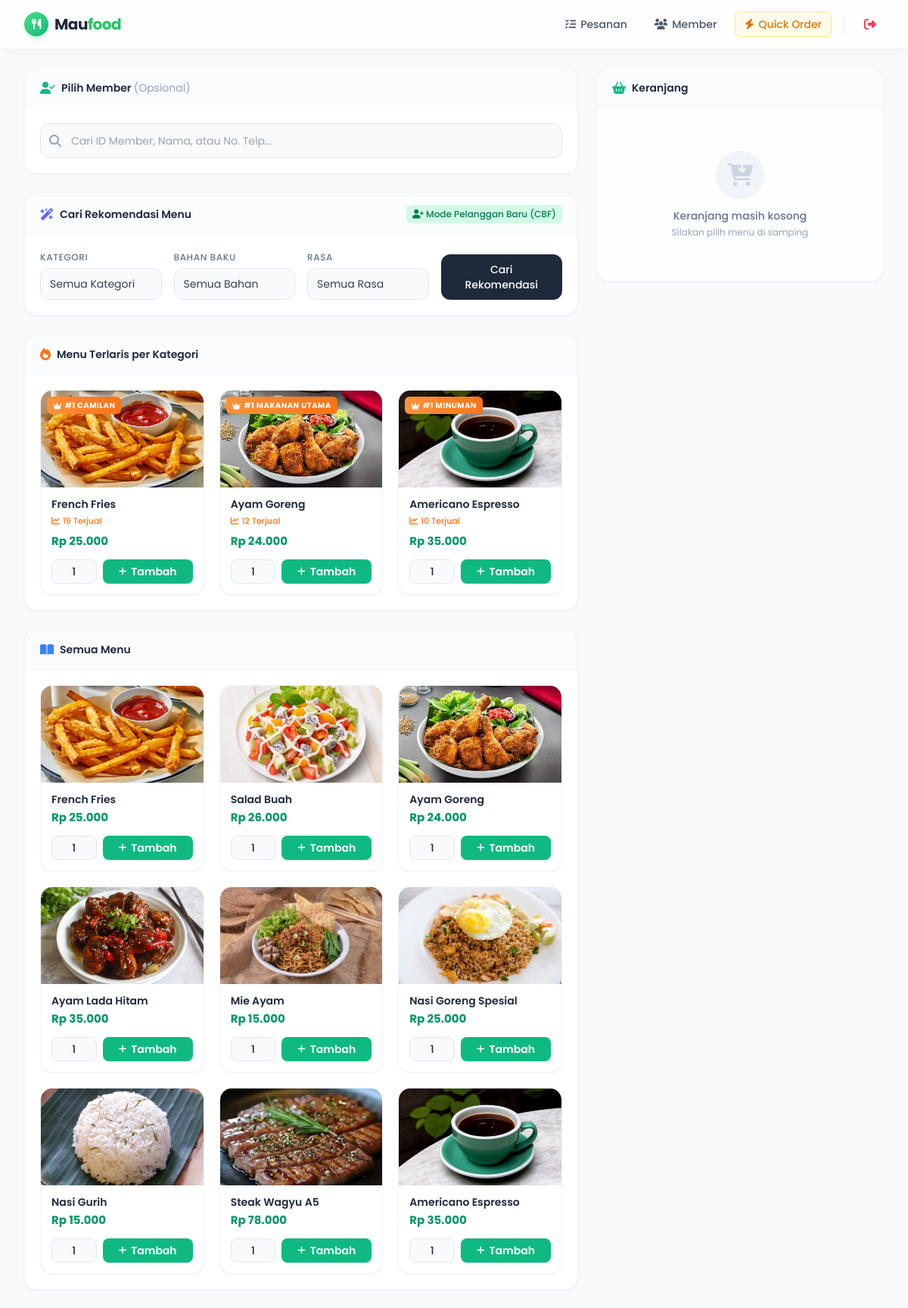
The page /pelayan/pesan.php (signed in) on the database its author committed.
### tables this page shows
CREATE TABLE `menu` (
  `id` int NOT NULL,
  `nama_menu` varchar(100) DEFAULT NULL,
  `harga` int DEFAULT NULL,
  `deskripsi` text,
  `kategori` varchar(50) DEFAULT NULL,
  `bahan_baku` varchar(50) DEFAULT NULL,
  `rasa` enum('manis','pedas','gurih') DEFAULT NULL,
  `gambar` varchar(255) DEFAULT NULL
);

### pelayan/pesan.php (the view, shortened to what this page needs)
<?php
include '../config/koneksi.php';
$selected_member = null;
$dataMenu = mysqli_query($conn, "SELECT * FROM menu ORDER BY kategori, nama_menu");
$cartDetail = [];
$bestSellerQuery = mysqli_query($conn, "
    SELECT m.*, COALESCE(SUM(CASE WHEN p.status = 'selesai' THEN dp.jumlah ELSE 0 END), 0) as total_terjual
    FROM menu m
    LEFT JOIN detail_pesanan dp ON dp.menu_id = m.id
    LEFT JOIN pesanan p ON p.id = dp.pesanan_id
    GROUP BY m.id
    ORDER BY m.kategori ASC, total_terjual DESC
");
$bestSellerPerKategori = [];
if ($bestSellerQuery) {
    while ($row = mysqli_fetch_assoc($bestSellerQuery)) {
        $kat = $row['kategori'];
        if ((int) $row['total_terjual'] > 0 && !isset($bestSellerPerKategori[$kat])) {
            $bestSellerPerKategori[$kat] = $row;
        }
    }
}
?>
<!DOCTYPE html>
<html lang="id">
<head>
    <script src="https://cdn.tailwindcss.com"></script>
    <link rel="stylesheet" href="https://cdnjs.cloudflare.com/ajax/libs/font-awesome/6.4.0/css/all.min.css">
</head>
<body class="bg-slate-50 text-slate-800 antialiased min-h-screen flex flex-col">
    <nav class="bg-white/80 backdrop-blur-md shadow-[0_2px_15px_-3px_rgba(0,0,0,0.07)] sticky top-0 z-50 border-b border-slate-100">
        <div class="max-w-[1400px] mx-auto px-4 sm:px-6 lg:px-8">
            <div class="flex justify-between h-16 items-center">
                <div class="flex-shrink-0 flex items-center gap-2">
                    <div class="w-8 h-8 rounded-full bg-gradient-to-br from-green-400 to-emerald-500 text-white flex items-center justify-center shadow-md shadow-green-500/20">
                        <i class="fa-solid fa-utensils text-sm"></i>
                    </div>
                    <h1 class="font-bold text-xl tracking-tight hidden sm:block">Mau<span class="text-green-500">food</span></h1>
                </div>
                <div class="flex items-center gap-2 sm:gap-3">
                    <a href="kelola_pesanan.php" class="inline-flex items-center gap-1.5 px-3 py-1.5 rounded-lg text-sm font-medium text-slate-600 hover:bg-slate-100 hover:text-slate-900 transition-colors">
                        <i class="fa-solid fa-list-check"></i> <span class="hidden md:inline">Pesanan</span>
                    </a>
                    <a href="daftar_member.php" class="inline-flex items-center gap-1.5 px-3 py-1.5 rounded-lg text-sm font-medium text-slate-600 hover:bg-slate-100 hover:text-slate-900 transition-colors">
                        <i class="fa-solid fa-users"></i> <span class="hidden md:inline">Member</span>
                    </a>
                    <a href="pesan_quick.php" class="inline-flex items-center gap-1.5 px-3 py-1.5 rounded-lg text-sm font-medium text-amber-600 bg-amber-50 border border-amber-200 hover:bg-amber-100 transition-colors">
                        <i class="fa-solid fa-bolt"></i> <span class="hidden md:inline">Quick Order</span>
                    </a>
                    <a href="../auth/logout.php" class="inline-flex items-center justify-center w-9 h-9 rounded-lg text-rose-500 hover:bg-rose-50 hover:text-rose-600 transition-colors" title="Keluar">
                        <i class="fa-solid fa-right-from-bracket"></i>
                    </a>
                </div>
            </div>
        </div>
    </nav>
    <main class="flex-grow max-w-[1400px] w-full mx-auto px-4 sm:px-6 lg:px-8 py-6 flex flex-col-reverse lg:flex-row gap-6">
        <div class="flex-grow space-y-6 w-full lg:w-auto">
            <div class="bg-white rounded-2xl shadow-sm border border-slate-100 relative z-30">
                <div class="px-5 py-4 border-b border-slate-100 bg-slate-50/50 rounded-t-2xl flex items-center gap-2">
                    <i class="fa-solid fa-user-check text-emerald-500"></i>
                    <h2 class="font-semibold text-slate-800 text-sm">Pilih Member <span class="text-slate-400 font-normal">(Opsional)</span></h2>
                </div>
                <div class="p-5 relative">
                    <?php if ($selected_member): ?>
                        <div class="flex flex-col sm:flex-row justify-between items-start sm:items-center gap-4 bg-emerald-50/50 border border-emerald-100 rounded-xl p-4">
                            <div>
                                <h3 class="font-bold text-emerald-800 text-lg">#<?= (int) $selected_member['id'] ?> - <?= htmlspecialchars($selected_member['nama']) ?></h3>
                                <div class="flex items-center gap-2 text-emerald-600/80 text-sm mt-1">
                                    <i class="fa-solid fa-phone text-xs"></i> <?= htmlspecialchars($selected_member['nomor_telepon']) ?>
                                </div>
                            </div>
                            <form method="POST">
                                <button type="submit" name="clear_member" class="px-4 py-2 bg-white text-rose-500 border border-rose-200 rounded-lg text-sm font-medium hover:bg-rose-50 transition-colors shadow-sm">
                                    <i class="fa-solid fa-times mr-1"></i> Ganti
                                </button>
                            </form>
                        </div>
                    <?php else: ?>
                        <div class="relative">
                            <div class="absolute inset-y-0 left-0 pl-3 flex items-center pointer-events-none">
                            </div>
                            <input type="text" id="memberSearch" class="w-full pl-10 pr-4 py-3 bg-slate-50 border border-slate-200 text-slate-700 text-sm rounded-xl focus:outline-none focus:ring-2 focus:ring-emerald-500/20 focus:border-emerald-500 transition-all" placeholder="Cari ID Member, Nama, atau No. Telp...">
                        </div>
                    <?php endif; ?>
                </div>
            </div>
            <div class="bg-white rounded-2xl shadow-sm border border-slate-100 overflow-hidden">
                <div class="px-5 py-4 border-b border-slate-100 bg-slate-50/50 flex items-center justify-between">
                    <div class="flex items-center gap-2">
                        <i class="fa-solid fa-wand-magic-sparkles text-indigo-500"></i>
                        <h2 class="font-semibold text-slate-800 text-sm">Cari Rekomendasi Menu</h2>
                    </div>
                    <?php if ($selected_member): ?>
                        <span class="text-xs bg-indigo-100 text-indigo-700 px-2 py-1 rounded-md font-medium"><i class="fa-solid fa-user"></i> Mode Pelanggan Lama (Hybrid)</span>
                    <?php else: ?>
                        <span class="text-xs bg-emerald-100 text-emerald-700 px-2 py-1 rounded-md font-medium"><i class="fa-solid fa-user-plus"></i> Mode Pelanggan Baru (CBF)</span>
                    <?php endif; ?>
                </div>
                <div class="p-5">
                    <form method="POST" class="grid grid-cols-1 sm:grid-cols-2 md:grid-cols-4 gap-4">
                        <div>
                            <label class="block text-xs font-medium text-slate-500 mb-1.5 uppercase tracking-wider">Kategori</label>
                            <select name="kategori_rekomendasi" class="w-full appearance-none bg-slate-50 border border-slate-200 text-slate-700 text-sm rounded-xl px-3 py-2.5 focus:outline-none focus:ring-2 focus:ring-indigo-500/20 focus:border-indigo-500">
                                <option value="">Semua Kategori</option>
                            </select>
                        </div>
                        <div>
                            <label class="block text-xs font-medium text-slate-500 mb-1.5 uppercase tracking-wider">Bahan Baku</label>
                            <select name="bahan_rekomendasi" class="w-full appearance-none bg-slate-50 border border-slate-200 text-slate-700 text-sm rounded-xl px-3 py-2.5 focus:outline-none focus:ring-2 focus:ring-indigo-500/20 focus:border-indigo-500">
                                <option value="">Semua Bahan</option>
                            </select>
                        </div>
                        <div>
                            <label class="block text-xs font-medium text-slate-500 mb-1.5 uppercase tracking-wider">Rasa</label>
                            <select name="rasa_rekomendasi" class="w-full appearance-none bg-slate-50 border border-slate-200 text-slate-700 text-sm rounded-xl px-3 py-2.5 focus:outline-none focus:ring-2 focus:ring-indigo-500/20 focus:border-indigo-500">
                                <option value="">Semua Rasa</option>
                            </select>
                        </div>
                        <div class="flex items-end">
                            <button type="submit" name="cari_rekomendasi" class="w-full bg-slate-800 hover:bg-slate-900 text-white font-medium py-2.5 px-4 rounded-xl text-sm transition-colors shadow-sm">
                                Cari Rekomendasi
                            </button>
                        </div>
                    </form>
                </div>
            </div>
            <?php if (count($bestSellerPerKategori) > 0): ?>
            <div class="bg-white rounded-2xl shadow-sm border border-slate-100 overflow-hidden">
                <div class="px-5 py-4 border-b border-slate-100 bg-slate-50/50 flex items-center gap-2">
                    <i class="fa-solid fa-fire text-orange-500"></i>
                    <h2 class="font-semibold text-slate-800 text-sm">Menu Terlaris per Kategori</h2>
                </div>
                <div class="p-5">
                    <div class="grid grid-cols-2 md:grid-cols-3 xl:grid-cols-4 gap-4 md:gap-5">
                        <?php foreach ($bestSellerPerKategori as $kat => $menuBS): ?>
                            <form method="POST" class="bg-white rounded-2xl shadow-sm border border-slate-100 overflow-hidden hover:shadow-md hover:border-orange-200 transition-all group flex flex-col relative">
                                <div class="absolute top-2 left-2 z-10 bg-gradient-to-r from-orange-400 to-orange-500 text-white text-[10px] font-bold px-2 py-1 rounded-md shadow-sm flex items-center gap-1 uppercase tracking-wider">
                                    <i class="fa-solid fa-crown"></i> #1 <?= htmlspecialchars($kat) ?>
                                </div>
                                <div class="h-32 bg-slate-100 overflow-hidden relative">
                                    <img src="../upload/<?= htmlspecialchars($menuBS['gambar']) ?>" class="w-full h-full object-cover group-hover:scale-105 transition-transform duration-500" alt="<?= htmlspecialchars($menuBS['nama_menu']) ?>">
                                </div>
                                <div class="p-3.5 flex flex-col flex-grow">
                                    <h4 class="font-semibold text-slate-800 text-sm mb-1 line-clamp-2 leading-tight"><?= htmlspecialchars($menuBS['nama_menu']) ?></h4>
                                    <div class="text-[11px] font-medium text-orange-500 mb-2 flex items-center gap-1"><i class="fa-solid fa-chart-line"></i> <?= (int) $menuBS['total_terjual'] ?> Terjual</div>
                                    <div class="font-bold text-emerald-600 text-[15px] mb-3 mt-auto">Rp <?= number_format($menuBS['harga'], 0, ',', '.') ?></div>
                                    <div class="flex gap-2">
                                        <input type="number" name="jumlah" value="1" min="1" class="w-1/3 bg-slate-50 border border-slate-200 rounded-lg text-center text-sm font-medium focus:outline-none focus:border-emerald-500">
                                        <button type="submit" name="tambah_item" class="w-2/3 bg-emerald-500 hover:bg-emerald-600 text-white rounded-lg py-1.5 text-sm font-semibold transition-colors flex items-center justify-center gap-1.5 shadow-sm shadow-emerald-500/20">
                                            <i class="fa-solid fa-plus text-xs"></i> Tambah
                                        </button>
                                    </div>
                                </div>
                            </form>
                        <?php endforeach; ?>
                    </div>
                </div>
            </div>
            <?php endif; ?>
            <div class="bg-white rounded-2xl shadow-sm border border-slate-100 overflow-hidden mb-8">
                <div class="px-5 py-4 border-b border-slate-100 bg-slate-50/50 flex items-center gap-2">
                    <i class="fa-solid fa-book-open text-blue-500"></i>
                    <h2 class="font-semibold text-slate-800 text-sm">Semua Menu</h2>
                </div>
                <div class="p-5">
                    <div class="grid grid-cols-2 md:grid-cols-3 xl:grid-cols-4 gap-4 md:gap-5">
                        <?php while ($menu = mysqli_fetch_assoc($dataMenu)): ?>
                            <form method="POST" class="bg-white rounded-2xl shadow-sm border border-slate-100 overflow-hidden hover:shadow-md transition-all group flex flex-col">
                                <div class="h-32 bg-slate-100 overflow-hidden relative">
                                    <img src="../upload/<?= htmlspecialchars($menu['gambar']) ?>" class="w-full h-full object-cover group-hover:scale-105 transition-transform duration-500" alt="<?= htmlspecialchars($menu['nama_menu']) ?>">
                                </div>
                                <div class="p-3.5 flex flex-col flex-grow">
                                    <h4 class="font-semibold text-slate-800 text-sm mb-1 line-clamp-2 leading-tight flex-grow"><?= htmlspecialchars($menu['nama_menu']) ?></h4>
                                    <div class="font-bold text-emerald-600 text-[15px] mb-3">Rp <?= number_format($menu['harga'], 0, ',', '.') ?></div>
                                    <div class="flex gap-2 mt-auto">
                                        <input type="number" name="jumlah" value="1" min="1" class="w-1/3 bg-slate-50 border border-slate-200 rounded-lg text-center text-sm font-medium focus:outline-none focus:border-emerald-500">
                                        <button type="submit" name="tambah_item" class="w-2/3 bg-emerald-500 hover:bg-emerald-600 text-white rounded-lg py-1.5 text-sm font-semibold transition-colors flex items-center justify-center gap-1.5 shadow-sm shadow-emerald-500/20">
                                            <i class="fa-solid fa-plus text-xs"></i> Tambah
                                        </button>
                                    </div>
                                </div>
                            </form>
                        <?php endwhile; ?>
                    </div>
                </div>
            </div>
        </div>
        <div class="w-full lg:w-[380px] flex-shrink-0">
            <div class="bg-white rounded-2xl shadow-sm border border-slate-100 overflow-hidden cart-sticky flex flex-col max-h-[calc(100vh-5rem)]">
                <div class="px-5 py-4 border-b border-slate-100 bg-slate-50/50 flex items-center justify-between flex-shrink-0">
                    <div class="flex items-center gap-2">
                        <i class="fa-solid fa-basket-shopping text-emerald-500"></i>
                        <h2 class="font-semibold text-slate-800 text-sm">Keranjang</h2>
                    </div>
                </div>
                <div class="flex-1 overflow-y-auto min-h-0 custom-scroll p-4 bg-slate-50/30">
                    <?php if (count($cartDetail) === 0): ?>
                        <div class="text-center py-10">
                            <div class="w-16 h-16 bg-slate-100 text-slate-300 rounded-full flex items-center justify-center mx-auto mb-3">
                                <i class="fa-solid fa-cart-arrow-down text-3xl"></i>
                            </div>
                            <p class="text-slate-500 font-medium text-sm">Keranjang masih kosong</p>
                            <p class="text-slate-400 text-xs mt-1">Silakan pilih menu di samping</p>
                        </div>
                    <?php endif; ?>
                </div>
            </div>
        </div>
    </main>
</body>
</html>

### pelayan/pesan.php (style rules this page uses)
body { font-family: 'Poppins', sans-serif; }
input[type=number] { -moz-appearance: textfield; }
@media (min-width: 1024px) { .cart-sticky { position: sticky; top: 5.5rem; } }

### rows shown on the page
menu: kat "CAMILAN", gambar (picture), nama_menu "French Fries", total_terjual "19", harga "25.000"
menu: kat "MAKANAN UTAMA", gambar (picture), nama_menu "Ayam Goreng", total_terjual "12", harga "24.000"
menu: kategori "MINUMAN", gambar (picture), nama_menu "Americano Espresso", total_terjual "10", harga "35.000"
menu: gambar (picture), nama_menu "Salad Buah", harga "26.000"
menu: gambar (picture), nama_menu "Ayam Lada Hitam", harga "35.000"
menu: gambar (picture), nama_menu "Mie Ayam", harga "15.000"
menu: gambar (picture), nama_menu "Nasi Goreng Spesial", harga "25.000"
menu: gambar (picture), nama_menu "Nasi Gurih", harga "15.000"
menu: gambar (picture), nama_menu "Steak Wagyu A5", harga "78.000"
